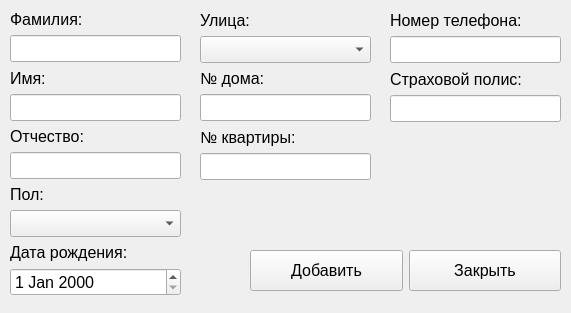
<?xml version="1.0" encoding="UTF-8"?>
<ui version="4.0">
 <class>Form_add_patient_data</class>
 <widget class="QWidget" name="Form_add_patient_data">
  <property name="geometry">
   <rect>
    <x>0</x>
    <y>0</y>
    <width>571</width>
    <height>313</height>
   </rect>
  </property>
  <property name="windowTitle">
   <string>Окно добавления нового пациента</string>
  </property>
  <widget class="QWidget" name="layoutWidget">
   <property name="geometry">
    <rect>
     <x>10</x>
     <y>10</y>
     <width>171</width>
     <height>286</height>
    </rect>
   </property>
   <layout class="QVBoxLayout" name="verticalLayout_11">
    <item>
     <layout class="QVBoxLayout" name="verticalLayout">
      <item>
       <widget class="QLabel" name="label_surname_p">
        <property name="sizePolicy">
         <sizepolicy hsizetype="Expanding" vsizetype="Preferred">
          <horstretch>0</horstretch>
          <verstretch>0</verstretch>
         </sizepolicy>
        </property>
        <property name="font">
         <font>
          <pointsize>12</pointsize>
         </font>
        </property>
        <property name="text">
         <string>Фамилия:</string>
        </property>
       </widget>
      </item>
      <item>
       <widget class="QLineEdit" name="lineEdit_surname_p">
        <property name="font">
         <font>
          <pointsize>12</pointsize>
         </font>
        </property>
       </widget>
      </item>
     </layout>
    </item>
    <item>
     <layout class="QVBoxLayout" name="verticalLayout_2">
      <item>
       <widget class="QLabel" name="label_name_p">
        <property name="sizePolicy">
         <sizepolicy hsizetype="Expanding" vsizetype="Preferred">
          <horstretch>0</horstretch>
          <verstretch>0</verstretch>
         </sizepolicy>
        </property>
        <property name="font">
         <font>
          <pointsize>12</pointsize>
         </font>
        </property>
        <property name="text">
         <string>Имя:</string>
        </property>
       </widget>
      </item>
      <item>
       <widget class="QLineEdit" name="lineEdit_name_p">
        <property name="font">
         <font>
          <pointsize>12</pointsize>
         </font>
        </property>
       </widget>
      </item>
     </layout>
    </item>
    <item>
     <layout class="QVBoxLayout" name="verticalLayout_3">
      <item>
       <widget class="QLabel" name="label_patronymic_p">
        <property name="sizePolicy">
         <sizepolicy hsizetype="Expanding" vsizetype="Preferred">
          <horstretch>0</horstretch>
          <verstretch>0</verstretch>
         </sizepolicy>
        </property>
        <property name="font">
         <font>
          <pointsize>12</pointsize>
         </font>
        </property>
        <property name="text">
         <string>Отчество:</string>
        </property>
       </widget>
      </item>
      <item>
       <widget class="QLineEdit" name="lineEdit_patronymic_p">
        <property name="font">
         <font>
          <pointsize>12</pointsize>
         </font>
        </property>
       </widget>
      </item>
     </layout>
    </item>
    <item>
     <layout class="QVBoxLayout" name="verticalLayout_4">
      <item>
       <widget class="QLabel" name="label_gender_p">
        <property name="sizePolicy">
         <sizepolicy hsizetype="Expanding" vsizetype="Preferred">
          <horstretch>0</horstretch>
          <verstretch>0</verstretch>
         </sizepolicy>
        </property>
        <property name="font">
         <font>
          <pointsize>12</pointsize>
         </font>
        </property>
        <property name="text">
         <string>Пол:</string>
        </property>
       </widget>
      </item>
      <item>
       <widget class="QComboBox" name="comboBox_gender_p">
        <property name="font">
         <font>
          <pointsize>12</pointsize>
         </font>
        </property>
       </widget>
      </item>
     </layout>
    </item>
    <item>
     <layout class="QVBoxLayout" name="verticalLayout_5">
      <item>
       <widget class="QLabel" name="label_date_birth_p">
        <property name="sizePolicy">
         <sizepolicy hsizetype="Expanding" vsizetype="Preferred">
          <horstretch>0</horstretch>
          <verstretch>0</verstretch>
         </sizepolicy>
        </property>
        <property name="font">
         <font>
          <pointsize>12</pointsize>
         </font>
        </property>
        <property name="text">
         <string>Дата рождения:</string>
        </property>
       </widget>
      </item>
      <item>
       <widget class="QDateEdit" name="dateEdit_date_birth_p">
        <property name="font">
         <font>
          <pointsize>12</pointsize>
         </font>
        </property>
       </widget>
      </item>
     </layout>
    </item>
   </layout>
  </widget>
  <widget class="QWidget" name="layoutWidget">
   <property name="geometry">
    <rect>
     <x>200</x>
     <y>10</y>
     <width>171</width>
     <height>170</height>
    </rect>
   </property>
   <layout class="QVBoxLayout" name="verticalLayout_12">
    <item>
     <layout class="QVBoxLayout" name="verticalLayout_6">
      <item>
       <widget class="QLabel" name="label_street_p">
        <property name="sizePolicy">
         <sizepolicy hsizetype="Expanding" vsizetype="Preferred">
          <horstretch>0</horstretch>
          <verstretch>0</verstretch>
         </sizepolicy>
        </property>
        <property name="font">
         <font>
          <pointsize>12</pointsize>
         </font>
        </property>
        <property name="text">
         <string>Улица:</string>
        </property>
       </widget>
      </item>
      <item>
       <widget class="QComboBox" name="comboBox_street_p">
        <property name="font">
         <font>
          <pointsize>12</pointsize>
         </font>
        </property>
       </widget>
      </item>
     </layout>
    </item>
    <item>
     <layout class="QVBoxLayout" name="verticalLayout_7">
      <item>
       <widget class="QLabel" name="label_n_house_p">
        <property name="sizePolicy">
         <sizepolicy hsizetype="Expanding" vsizetype="Preferred">
          <horstretch>0</horstretch>
          <verstretch>0</verstretch>
         </sizepolicy>
        </property>
        <property name="font">
         <font>
          <pointsize>12</pointsize>
         </font>
        </property>
        <property name="text">
         <string>№ дома:</string>
        </property>
       </widget>
      </item>
      <item>
       <widget class="QLineEdit" name="lineEdit_n_house_p">
        <property name="font">
         <font>
          <pointsize>12</pointsize>
         </font>
        </property>
       </widget>
      </item>
     </layout>
    </item>
    <item>
     <layout class="QVBoxLayout" name="verticalLayout_8">
      <item>
       <widget class="QLabel" name="label_n_flat_p">
        <property name="sizePolicy">
         <sizepolicy hsizetype="Expanding" vsizetype="Preferred">
          <horstretch>0</horstretch>
          <verstretch>0</verstretch>
         </sizepolicy>
        </property>
        <property name="font">
         <font>
          <pointsize>12</pointsize>
         </font>
        </property>
        <property name="text">
         <string>№ квартиры:</string>
        </property>
       </widget>
      </item>
      <item>
       <widget class="QLineEdit" name="lineEdit_n_flat_p">
        <property name="font">
         <font>
          <pointsize>12</pointsize>
         </font>
        </property>
       </widget>
      </item>
     </layout>
    </item>
   </layout>
  </widget>
  <widget class="QWidget" name="layoutWidget">
   <property name="geometry">
    <rect>
     <x>390</x>
     <y>10</y>
     <width>171</width>
     <height>112</height>
    </rect>
   </property>
   <layout class="QVBoxLayout" name="verticalLayout_13">
    <item>
     <layout class="QVBoxLayout" name="verticalLayout_9">
      <item>
       <widget class="QLabel" name="label_phone_p">
        <property name="sizePolicy">
         <sizepolicy hsizetype="Expanding" vsizetype="Preferred">
          <horstretch>0</horstretch>
          <verstretch>0</verstretch>
         </sizepolicy>
        </property>
        <property name="font">
         <font>
          <pointsize>12</pointsize>
         </font>
        </property>
        <property name="text">
         <string>Номер телефона:</string>
        </property>
       </widget>
      </item>
      <item>
       <widget class="QLineEdit" name="lineEdit_phone_p">
        <property name="font">
         <font>
          <pointsize>12</pointsize>
         </font>
        </property>
       </widget>
      </item>
     </layout>
    </item>
    <item>
     <layout class="QVBoxLayout" name="verticalLayout_10">
      <item>
       <widget class="QLabel" name="label_ins_policy_p">
        <property name="sizePolicy">
         <sizepolicy hsizetype="Expanding" vsizetype="Preferred">
          <horstretch>0</horstretch>
          <verstretch>0</verstretch>
         </sizepolicy>
        </property>
        <property name="font">
         <font>
          <pointsize>12</pointsize>
         </font>
        </property>
        <property name="text">
         <string>Страховой полис:</string>
        </property>
       </widget>
      </item>
      <item>
       <widget class="QLineEdit" name="lineEdit_ins_policy_p">
        <property name="font">
         <font>
          <pointsize>12</pointsize>
         </font>
        </property>
       </widget>
      </item>
     </layout>
    </item>
   </layout>
  </widget>
  <widget class="QWidget" name="layoutWidget">
   <property name="geometry">
    <rect>
     <x>250</x>
     <y>250</y>
     <width>311</width>
     <height>41</height>
    </rect>
   </property>
   <layout class="QHBoxLayout" name="horizontalLayout">
    <item>
     <widget class="QPushButton" name="pushButton_add_patient">
      <property name="sizePolicy">
       <sizepolicy hsizetype="Expanding" vsizetype="Expanding">
        <horstretch>0</horstretch>
        <verstretch>0</verstretch>
       </sizepolicy>
      </property>
      <property name="font">
       <font>
        <pointsize>12</pointsize>
       </font>
      </property>
      <property name="text">
       <string>Добавить</string>
      </property>
     </widget>
    </item>
    <item>
     <widget class="QPushButton" name="pushButton_close_widget">
      <property name="sizePolicy">
       <sizepolicy hsizetype="Expanding" vsizetype="Expanding">
        <horstretch>0</horstretch>
        <verstretch>0</verstretch>
       </sizepolicy>
      </property>
      <property name="font">
       <font>
        <pointsize>12</pointsize>
       </font>
      </property>
      <property name="text">
       <string>Закрыть</string>
      </property>
     </widget>
    </item>
   </layout>
  </widget>
 </widget>
 <resources/>
 <connections/>
</ui>
